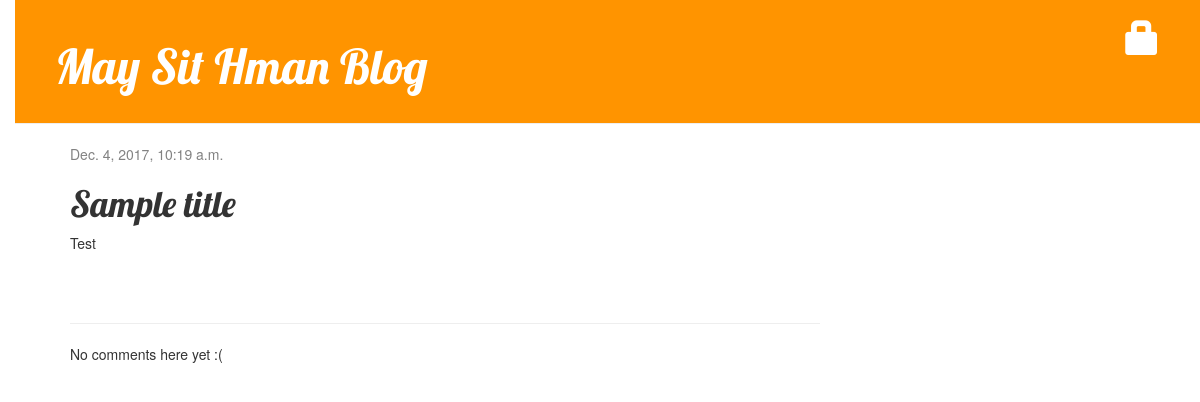
The app's page /post/2/, older data.
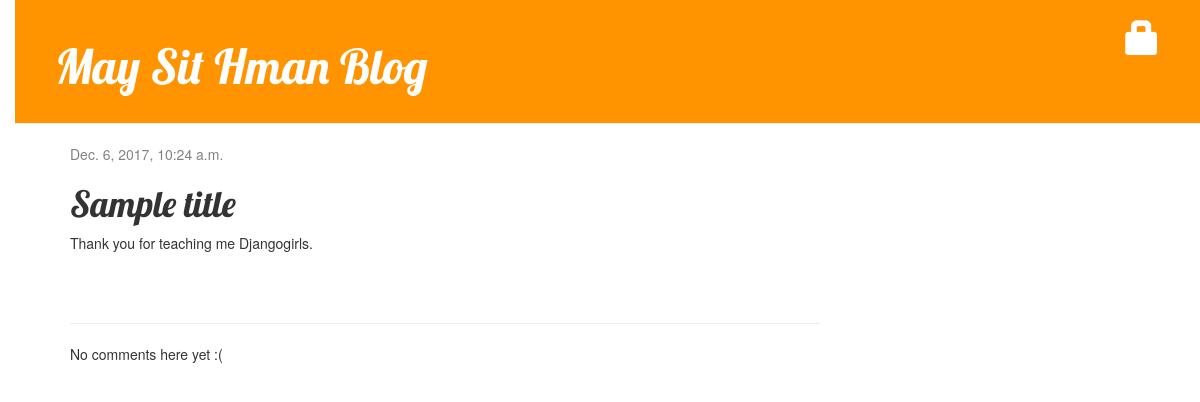
The same page, newer data.
### blog/models.py (models this page shows, shortened)
class Post(models.Model):
    author = models.ForeignKey('auth.User')
    title = models.CharField(max_length=200)
    text = models.TextField()
    created_date = models.DateTimeField(
            default=timezone.now)
    published_date = models.DateTimeField(
            blank=True, null=True)

### blog/views.py (the view)
# urls.py: url(r'^post/(?P<pk>\d+)/$', views.post_detail, name='post_detail'),
def post_detail(request, pk):
    post = get_object_or_404(Post, pk=pk)
    return render(request, 'blog/post_detail.html', {'post': post})

### blog/templates/blog/post_detail.html (shortened to what this page needs)
{% extends 'blog/base.html' %}
{% block content %}
    <div class="post">
        {% if post.published_date %}
          <div class="date">
            {{ post.published_date }}
          </div>
        {% else %}
          <a class="btn btn-default" href="{% url 'post_publish' pk=post.pk %}">Publish</a>
        {% endif %}
        <h1>{{ post.title }}</h1>
        <p>{{ post.text|linebreaksbr }}</p>
    </div>
    <hr>
    {% for comment in post.comments.all %}
      <div class="comment">
        <div class="date">{{ comment.created_date }}</div>
        <strong>{{ comment.author }}</strong>
        <p>{{ comment.text|linebreaks }}</p>
      </div>
    {% empty %}
      <p>No comments here yet :(</p>
    {% endfor %}
{% endblock %}

Row changes from the older to the newer data that the page shows:
changed Post "Sample title": published_date "Dec. 4, 2017, 10:19 a.m." → "Dec. 6, 2017, 10:24 a.m."; text "Test" → "Thank you for teaching me Djangogirls."
